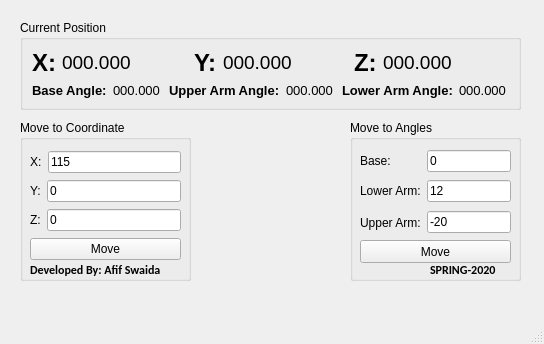
<?xml version="1.0" encoding="UTF-8"?>
<ui version="4.0">
 <class>MainWindow</class>
 <widget class="QMainWindow" name="MainWindow">
  <property name="geometry">
   <rect>
    <x>0</x>
    <y>0</y>
    <width>544</width>
    <height>344</height>
   </rect>
  </property>
  <property name="font">
   <font>
    <weight>50</weight>
    <bold>false</bold>
   </font>
  </property>
  <property name="windowTitle">
   <string>RHU-DOBOT</string>
  </property>
  <property name="unifiedTitleAndToolBarOnMac">
   <bool>false</bool>
  </property>
  <widget class="QWidget" name="centralwidget">
   <widget class="QGroupBox" name="groupBox_6">
    <property name="geometry">
     <rect>
      <x>350</x>
      <y>120</y>
      <width>171</width>
      <height>161</height>
     </rect>
    </property>
    <property name="title">
     <string>Move to Angles</string>
    </property>
    <widget class="QLabel" name="label_2">
     <property name="geometry">
      <rect>
       <x>80</x>
       <y>140</y>
       <width>71</width>
       <height>21</height>
      </rect>
     </property>
     <property name="font">
      <font>
       <family>Calibri</family>
       <weight>75</weight>
       <bold>true</bold>
       <underline>false</underline>
       <stylestrategy>PreferAntialias</stylestrategy>
      </font>
     </property>
     <property name="frameShape">
      <enum>QFrame::NoFrame</enum>
     </property>
     <property name="text">
      <string>&lt;html&gt;&lt;head/&gt;&lt;body&gt;&lt;p&gt;SPRING-2020&lt;/p&gt;&lt;/body&gt;&lt;/html&gt;</string>
     </property>
    </widget>
    <widget class="QPushButton" name="pushButtonMoveToAngles_2">
     <property name="geometry">
      <rect>
       <x>10</x>
       <y>120</y>
       <width>151</width>
       <height>23</height>
      </rect>
     </property>
     <property name="text">
      <string>Move</string>
     </property>
    </widget>
    <widget class="QWidget" name="layoutWidget">
     <property name="geometry">
      <rect>
       <x>10</x>
       <y>30</y>
       <width>151</width>
       <height>22</height>
      </rect>
     </property>
     <layout class="QHBoxLayout" name="horizontalLayout_22">
      <item>
       <widget class="QLabel" name="label_21">
        <property name="sizePolicy">
         <sizepolicy hsizetype="Fixed" vsizetype="Preferred">
          <horstretch>0</horstretch>
          <verstretch>0</verstretch>
         </sizepolicy>
        </property>
        <property name="text">
         <string>Base:         </string>
        </property>
       </widget>
      </item>
      <item>
       <widget class="QLineEdit" name="lineEditMoveToBaseAngle">
        <property name="text">
         <string>0</string>
        </property>
       </widget>
      </item>
     </layout>
    </widget>
    <widget class="QWidget" name="layoutWidget_6">
     <property name="geometry">
      <rect>
       <x>10</x>
       <y>60</y>
       <width>151</width>
       <height>22</height>
      </rect>
     </property>
     <layout class="QHBoxLayout" name="horizontalLayout_28">
      <item>
       <widget class="QLabel" name="label_27">
        <property name="sizePolicy">
         <sizepolicy hsizetype="Fixed" vsizetype="Preferred">
          <horstretch>0</horstretch>
          <verstretch>0</verstretch>
         </sizepolicy>
        </property>
        <property name="text">
         <string>Lower Arm:</string>
        </property>
       </widget>
      </item>
      <item>
       <widget class="QLineEdit" name="lineEditMoveToLowerArmAngle_2">
        <property name="text">
         <string>12</string>
        </property>
       </widget>
      </item>
     </layout>
    </widget>
    <widget class="QWidget" name="layoutWidget_5">
     <property name="geometry">
      <rect>
       <x>10</x>
       <y>90</y>
       <width>151</width>
       <height>25</height>
      </rect>
     </property>
     <layout class="QHBoxLayout" name="horizontalLayout_27">
      <item>
       <widget class="QLabel" name="label_25">
        <property name="sizePolicy">
         <sizepolicy hsizetype="Fixed" vsizetype="Preferred">
          <horstretch>0</horstretch>
          <verstretch>0</verstretch>
         </sizepolicy>
        </property>
        <property name="text">
         <string>Upper Arm:</string>
        </property>
       </widget>
      </item>
      <item>
       <widget class="QLineEdit" name="lineEditMoveToUpperArmAngle_2">
        <property name="text">
         <string>-20</string>
        </property>
       </widget>
      </item>
     </layout>
    </widget>
   </widget>
   <widget class="QGroupBox" name="groupBox_4">
    <property name="geometry">
     <rect>
      <x>20</x>
      <y>120</y>
      <width>171</width>
      <height>161</height>
     </rect>
    </property>
    <property name="font">
     <font>
      <weight>50</weight>
      <bold>false</bold>
     </font>
    </property>
    <property name="title">
     <string>Move to Coordinate</string>
    </property>
    <widget class="QWidget" name="layoutWidget_4">
     <property name="geometry">
      <rect>
       <x>10</x>
       <y>30</y>
       <width>151</width>
       <height>111</height>
      </rect>
     </property>
     <layout class="QVBoxLayout" name="verticalLayout_11">
      <item>
       <layout class="QHBoxLayout" name="horizontalLayout_15">
        <item>
         <widget class="QLabel" name="label_15">
          <property name="sizePolicy">
           <sizepolicy hsizetype="Fixed" vsizetype="Preferred">
            <horstretch>0</horstretch>
            <verstretch>0</verstretch>
           </sizepolicy>
          </property>
          <property name="text">
           <string>X:</string>
          </property>
         </widget>
        </item>
        <item>
         <widget class="QLineEdit" name="lineEditMoveToX">
          <property name="text">
           <string>115</string>
          </property>
         </widget>
        </item>
       </layout>
      </item>
      <item>
       <layout class="QHBoxLayout" name="horizontalLayout_16">
        <item>
         <widget class="QLabel" name="label_16">
          <property name="sizePolicy">
           <sizepolicy hsizetype="Fixed" vsizetype="Preferred">
            <horstretch>0</horstretch>
            <verstretch>0</verstretch>
           </sizepolicy>
          </property>
          <property name="text">
           <string>Y:</string>
          </property>
         </widget>
        </item>
        <item>
         <widget class="QLineEdit" name="lineEditMoveToY">
          <property name="text">
           <string>0</string>
          </property>
         </widget>
        </item>
       </layout>
      </item>
      <item>
       <layout class="QHBoxLayout" name="horizontalLayout_17">
        <item>
         <widget class="QLabel" name="label_17">
          <property name="sizePolicy">
           <sizepolicy hsizetype="Fixed" vsizetype="Preferred">
            <horstretch>0</horstretch>
            <verstretch>0</verstretch>
           </sizepolicy>
          </property>
          <property name="text">
           <string>Z:</string>
          </property>
         </widget>
        </item>
        <item>
         <widget class="QLineEdit" name="lineEditMoveToZ">
          <property name="text">
           <string>0</string>
          </property>
         </widget>
        </item>
       </layout>
      </item>
      <item>
       <layout class="QHBoxLayout" name="horizontalLayout_18">
        <item>
         <widget class="QPushButton" name="pushButtonMoveToCoordinate">
          <property name="text">
           <string>Move</string>
          </property>
         </widget>
        </item>
       </layout>
      </item>
     </layout>
    </widget>
    <widget class="QLabel" name="label">
     <property name="geometry">
      <rect>
       <x>10</x>
       <y>140</y>
       <width>131</width>
       <height>21</height>
      </rect>
     </property>
     <property name="font">
      <font>
       <family>Calibri</family>
       <weight>75</weight>
       <bold>true</bold>
       <underline>false</underline>
       <stylestrategy>PreferAntialias</stylestrategy>
      </font>
     </property>
     <property name="frameShape">
      <enum>QFrame::NoFrame</enum>
     </property>
     <property name="text">
      <string>&lt;html&gt;&lt;head/&gt;&lt;body&gt;&lt;p&gt;Developed By: Afif Swaidan&lt;/p&gt;&lt;/body&gt;&lt;/html&gt;</string>
     </property>
    </widget>
   </widget>
   <widget class="QGroupBox" name="groupBox_5">
    <property name="geometry">
     <rect>
      <x>20</x>
      <y>20</y>
      <width>501</width>
      <height>90</height>
     </rect>
    </property>
    <property name="title">
     <string>Current Position</string>
    </property>
    <layout class="QVBoxLayout" name="verticalLayout_13">
     <item>
      <layout class="QVBoxLayout" name="verticalLayout_12">
       <item>
        <layout class="QHBoxLayout" name="horizontalLayout_19">
         <item>
          <widget class="QLabel" name="label_18">
           <property name="sizePolicy">
            <sizepolicy hsizetype="Fixed" vsizetype="Preferred">
             <horstretch>0</horstretch>
             <verstretch>0</verstretch>
            </sizepolicy>
           </property>
           <property name="text">
            <string>&lt;html&gt;&lt;head/&gt;&lt;body&gt;&lt;p&gt;&lt;span style=&quot; font-size:18pt; font-weight:600;&quot;&gt;X:&lt;/span&gt;&lt;/p&gt;&lt;/body&gt;&lt;/html&gt;</string>
           </property>
          </widget>
         </item>
         <item>
          <widget class="QLabel" name="labelCurrentXValue">
           <property name="text">
            <string>&lt;html&gt;&lt;head/&gt;&lt;body&gt;&lt;p&gt;&lt;span style=&quot; font-size:14pt;&quot;&gt;000.000&lt;/span&gt;&lt;/p&gt;&lt;/body&gt;&lt;/html&gt;</string>
           </property>
          </widget>
         </item>
         <item>
          <widget class="QLabel" name="label_19">
           <property name="sizePolicy">
            <sizepolicy hsizetype="Fixed" vsizetype="Preferred">
             <horstretch>0</horstretch>
             <verstretch>0</verstretch>
            </sizepolicy>
           </property>
           <property name="text">
            <string>&lt;html&gt;&lt;head/&gt;&lt;body&gt;&lt;p&gt;&lt;span style=&quot; font-size:18pt; font-weight:600;&quot;&gt;Y:&lt;/span&gt;&lt;/p&gt;&lt;/body&gt;&lt;/html&gt;</string>
           </property>
          </widget>
         </item>
         <item>
          <widget class="QLabel" name="labelCurrentYValue">
           <property name="text">
            <string>&lt;html&gt;&lt;head/&gt;&lt;body&gt;&lt;p&gt;&lt;span style=&quot; font-size:14pt;&quot;&gt;000.000&lt;/span&gt;&lt;/p&gt;&lt;/body&gt;&lt;/html&gt;</string>
           </property>
          </widget>
         </item>
         <item>
          <widget class="QLabel" name="label_20">
           <property name="sizePolicy">
            <sizepolicy hsizetype="Fixed" vsizetype="Preferred">
             <horstretch>0</horstretch>
             <verstretch>0</verstretch>
            </sizepolicy>
           </property>
           <property name="text">
            <string>&lt;html&gt;&lt;head/&gt;&lt;body&gt;&lt;p&gt;&lt;span style=&quot; font-size:18pt; font-weight:600;&quot;&gt;Z:&lt;/span&gt;&lt;/p&gt;&lt;/body&gt;&lt;/html&gt;</string>
           </property>
          </widget>
         </item>
         <item>
          <widget class="QLabel" name="labelCurrentZValue">
           <property name="text">
            <string>&lt;html&gt;&lt;head/&gt;&lt;body&gt;&lt;p&gt;&lt;span style=&quot; font-size:14pt;&quot;&gt;000.000&lt;/span&gt;&lt;/p&gt;&lt;/body&gt;&lt;/html&gt;</string>
           </property>
          </widget>
         </item>
        </layout>
       </item>
       <item>
        <layout class="QHBoxLayout" name="horizontalLayout_20">
         <item>
          <widget class="QLabel" name="label_24">
           <property name="sizePolicy">
            <sizepolicy hsizetype="Fixed" vsizetype="Preferred">
             <horstretch>0</horstretch>
             <verstretch>0</verstretch>
            </sizepolicy>
           </property>
           <property name="text">
            <string>&lt;html&gt;&lt;head/&gt;&lt;body&gt;&lt;p&gt;&lt;span style=&quot; font-size:10pt; font-weight:600;&quot;&gt;Base Angle:&lt;/span&gt;&lt;/p&gt;&lt;/body&gt;&lt;/html&gt;</string>
           </property>
          </widget>
         </item>
         <item>
          <widget class="QLabel" name="labelBaseAngleValue">
           <property name="text">
            <string>&lt;html&gt;&lt;head/&gt;&lt;body&gt;&lt;p&gt;&lt;span style=&quot; font-size:10pt;&quot;&gt;000.000&lt;/span&gt;&lt;/p&gt;&lt;/body&gt;&lt;/html&gt;</string>
           </property>
          </widget>
         </item>
         <item>
          <widget class="QLabel" name="label_28">
           <property name="sizePolicy">
            <sizepolicy hsizetype="Fixed" vsizetype="Preferred">
             <horstretch>0</horstretch>
             <verstretch>0</verstretch>
            </sizepolicy>
           </property>
           <property name="text">
            <string>&lt;html&gt;&lt;head/&gt;&lt;body&gt;&lt;p&gt;&lt;span style=&quot; font-size:10pt; font-weight:600;&quot;&gt;Upper Arm Angle:&lt;/span&gt;&lt;/p&gt;&lt;/body&gt;&lt;/html&gt;</string>
           </property>
          </widget>
         </item>
         <item>
          <widget class="QLabel" name="labelUpperArmAngleValue">
           <property name="text">
            <string>&lt;html&gt;&lt;head/&gt;&lt;body&gt;&lt;p&gt;&lt;span style=&quot; font-size:10pt;&quot;&gt;000.000&lt;/span&gt;&lt;/p&gt;&lt;/body&gt;&lt;/html&gt;</string>
           </property>
          </widget>
         </item>
         <item>
          <widget class="QLabel" name="label_26">
           <property name="sizePolicy">
            <sizepolicy hsizetype="Fixed" vsizetype="Preferred">
             <horstretch>0</horstretch>
             <verstretch>0</verstretch>
            </sizepolicy>
           </property>
           <property name="text">
            <string>&lt;html&gt;&lt;head/&gt;&lt;body&gt;&lt;p&gt;&lt;span style=&quot; font-size:10pt; font-weight:600;&quot;&gt;Lower Arm Angle:&lt;/span&gt;&lt;/p&gt;&lt;/body&gt;&lt;/html&gt;</string>
           </property>
          </widget>
         </item>
         <item>
          <widget class="QLabel" name="labelLowerArmAngleValue">
           <property name="text">
            <string>&lt;html&gt;&lt;head/&gt;&lt;body&gt;&lt;p&gt;&lt;span style=&quot; font-size:10pt;&quot;&gt;000.000&lt;/span&gt;&lt;/p&gt;&lt;/body&gt;&lt;/html&gt;</string>
           </property>
          </widget>
         </item>
        </layout>
       </item>
      </layout>
     </item>
    </layout>
   </widget>
  </widget>
  <widget class="QMenuBar" name="menubar">
   <property name="geometry">
    <rect>
     <x>0</x>
     <y>0</y>
     <width>544</width>
     <height>21</height>
    </rect>
   </property>
  </widget>
  <widget class="QStatusBar" name="statusbar"/>
 </widget>
 <resources/>
 <connections/>
</ui>
